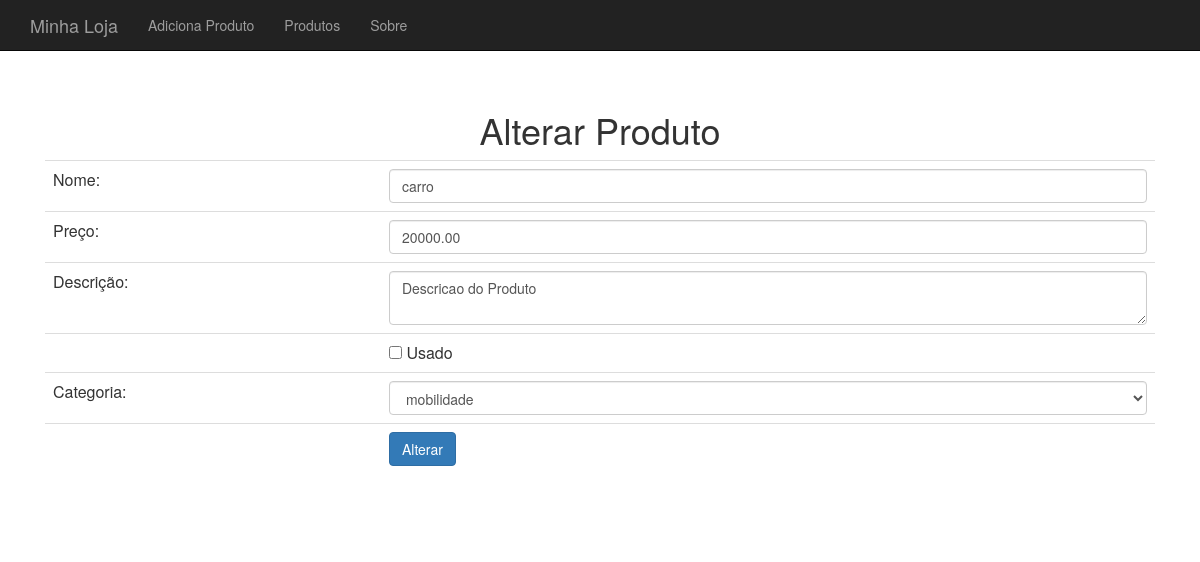
The app's page /produto-altera-formulario.php?id=1 with its own data.
### tables this page shows
CREATE TABLE IF NOT EXISTS `produtos` (
  `id` int(11) NOT NULL AUTO_INCREMENT,
  `nome` varchar(255) DEFAULT NULL,
  `preco` decimal(10,2) DEFAULT NULL,
  `descricao` text,
  `categoria_id` int(11) DEFAULT NULL,
  `usado` tinyint(1) DEFAULT '0',
  PRIMARY KEY (`id`)
);

### banco-produto.php (called while the page is built, shortened)
<?php
function buscaProduto($conexao, $id){
    $query = "select * from produtos where id = '{$id}'";
    $resultado = mysqli_query($conexao, $query);
    $produto = mysqli_fetch_assoc($resultado);
    return $produto;
}

### banco-categoria.php (called while the page is built, shortened)
<?php
function listaCategorias($conexao) {
    $categorias = array();
    $query = "select * from categorias";
    $resultado = mysqli_query($conexao, $query);
    while($categoria = mysqli_fetch_assoc($resultado)){
        array_push($categorias, $categoria);
    }
    return $categorias;
}

### produto-altera-formulario.php (the view, shortened to what this page needs)
<?php
include './cabecalho.php';
include './conecta.php';
include './banco-categoria.php';
include './banco-produto.php';
$categorias = listaCategorias($conexao);
$id = $_GET['id'];
$produto = buscaProduto($conexao, $id);
$usado = $produto['usado'] ? "checked='checked'" : "";
?>
<h1>Alterar Produto</h1>
<form action="altera-produto.php" method="post">
    <table class="table">
        <tr>
            <td>Nome: </td>
            <td><input class="form-control" type="text" name="nome" value="<?= $produto['nome'] ?>"/></td>
        </tr>
        <tr>
            <td>Preço: </td>
            <td><input class="form-control" type="number" name="preco" value="<?= $produto['preco'] ?>"/></td>
        </tr>
        <tr>
            <td>Descrição: </td>
            <td><textarea name="descricao" class="form-control"><?= $produto['descricao'] ?></textarea></td>
        </tr>
        <tr>
            <td></td>
            <td>
                <input type="checkbox" name="usado" <?= $usado ?> value="1"/> Usado
            </td>
        </tr>
        <tr>
            <td>Categoria: </td>
            <td>
                <select name="categoria_id" class="form-control">
                    <?php foreach ($categorias as $categoria):
                        $essaCategoria = $produto['categoria_id'] == $categoria['id'];
                        $selecao = $essaCategoria ? "selected='selected'" : "";
                        ?>
                        <option type="radio" value="<?= $categoria['id'] ?>" <?=$selecao?>>
                            <?= $categoria['nome'] ?>
                        </option>
                    <?php endforeach; ?>
                </select>
            </td>
        </tr>
        <tr>
            <td></td>
            <td><input class="btn btn-primary" type="submit" value="Alterar"/></td>
        </tr>
    </table>
</form>
<?php include './rodape.php'; ?>

### css/loja.css (style rules this page uses)
body { padding-top: 50px; }

### records on screen
produtos: nome "carro", preco "20000.00", descricao "Descricao do Produto"

### other values on screen
form field categoria_id "mobilidade"
